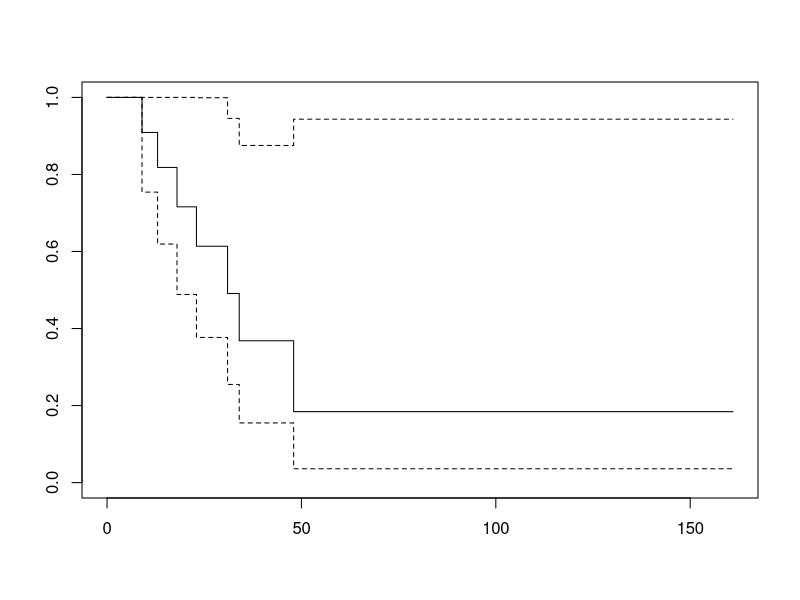

Recreate this plot in R.
# Survival Analysis Examples
# --------------------------
# http://www.ms.uky.edu/~mai/Rsurv.pdf
# http://www.ats.ucla.edu/stat/r/examples/asa/asa_ch2_r.htm

library(survival)
head(aml)

# Survived or not (censored data)
stime <- c(2.2, 3, 8.4, 7.5)
status <- c(1,0,1,0)
Surv(stime, status)

Surv(aml$time, aml$status)

# To simulate the (randomly right) censored observations, we need to first simulate a lifetime vector
# and, independently, a termination time (=censoring time) vector. Then we observe whichever comes
# first (ztimes) and related indicator (status).
lifetimes <- rexp(25, rate=0.2)
censtimes <- 5 + 5*runif(25)
ztimes <- pmin(lifetimes, censtimes) # NOTE: Get the min value in one or the other array
status <- as.numeric(censtimes > lifetimes)
status
# The estimation goal is to recover the exponential distribution of the lifetimes from the censored
# observations ztimes and status only.

# Kaplan-Meier estimator (doesen't work...)
summary(survfit(Surv(aml$time[1:11], aml$status[1:11]) ~ 1))
fit1 <- survfit(Surv(aml$time[1:11],aml$status[1:11]) ~ 1)
plot(fit1)

# Parametric regression models
fit1 <- survreg(Surv(aml$time, aml$status) ~ aml$x, dist="exponential")
# or:
fit1 <- survreg(Surv(time, status) ~ x, data=aml, dist="exponential")
predict(fit1, type="quantile", p=c(0.1, 0.5, 0.9))
